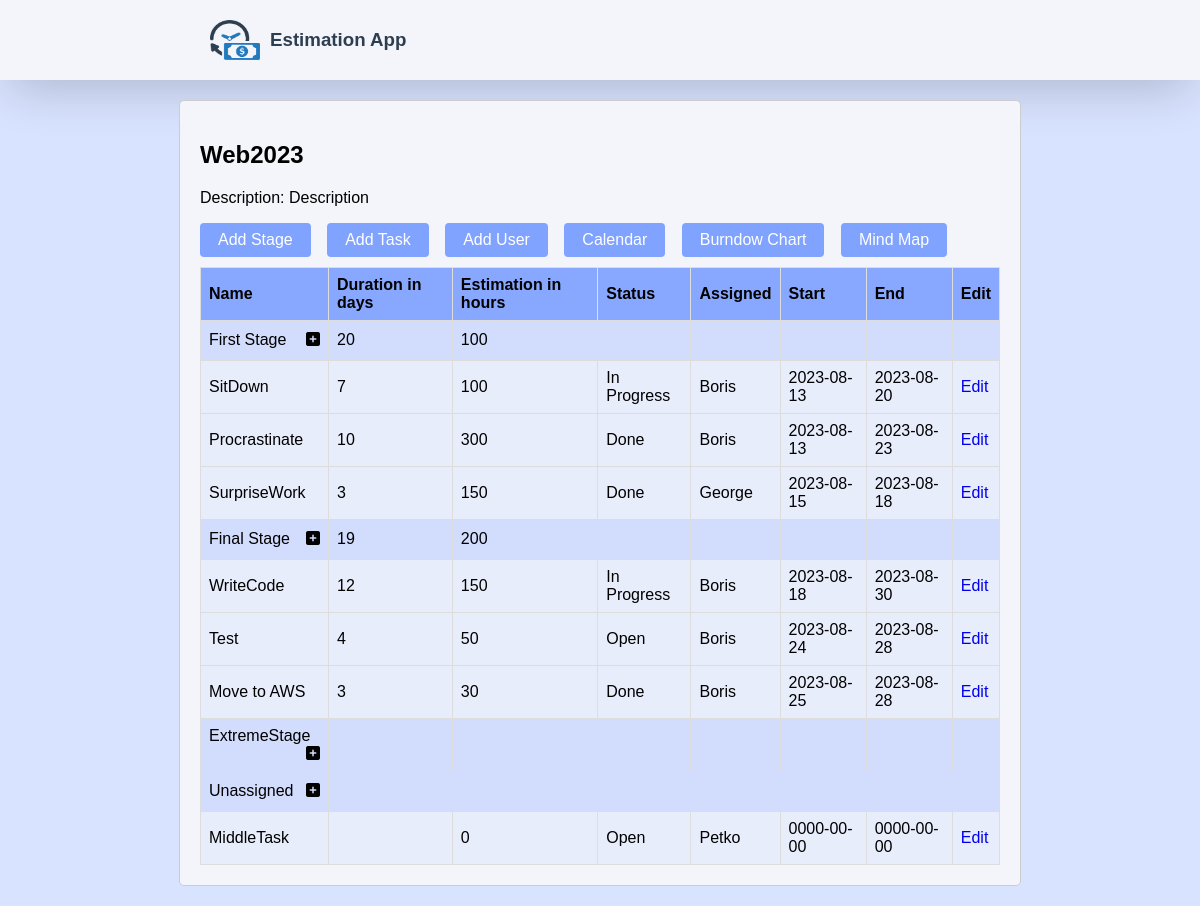
The page /project.php?id=20 on the database its author committed.
### tables this page shows
CREATE TABLE `projects` (
  `id` int(11) NOT NULL,
  `project_name` varchar(50) NOT NULL,
  `project_description` varchar(500) NOT NULL,
  `start_date` date NOT NULL,
  `end_date` date NOT NULL
);

CREATE TABLE `stages` (
  `id` int(11) NOT NULL,
  `project_id` int(11) NOT NULL,
  `stage_name` varchar(50) NOT NULL,
  `description` varchar(500) NOT NULL,
  `start_date` date NOT NULL,
  `end_date` date NOT NULL,
  `duration` varchar(255) NOT NULL,
  `assigned` varchar(255) NOT NULL,
  `status` varchar(100) NOT NULL
);

CREATE TABLE `tasks` (
  `id` int(11) NOT NULL,
  `project_id` int(11) NOT NULL,
  `stage_id` int(11) NOT NULL,
  `task_name` varchar(100) NOT NULL,
  `task_description` varchar(500) NOT NULL,
  `status` varchar(100) NOT NULL,
  `start_date` date NOT NULL,
  `end_date` date NOT NULL,
  `duration` varchar(255) NOT NULL,
  `assigned` varchar(255) NOT NULL,
  `estimation` int(11) NOT NULL
);

CREATE TABLE `users` (
  `id` int(11) NOT NULL,
  `username` varchar(50) NOT NULL,
  `password` varchar(255) NOT NULL
);

### project.php (the view, shortened to what this page needs)
<!DOCTYPE html>
<html lang="en">
<head>
</head>
<body>
    <header>
        <div class="header-content">
            <div class="logo">
                <img src="estimate-icon.png">
                <h3>Estimation App</h3>
            </div>
        </div>
    </header>
    <main>
        <?php
        include('dbconnection.php');
        $projectId = $_GET['id'];
        $sql = "SELECT * FROM projects WHERE id = '$projectId'";
        $result = $connection->query($sql);
        if ($result->num_rows > 0) {
            $project = $result->fetch_assoc();
            echo "<h2>{$project['project_name']}</h2>";
            echo "<p>Description: {$project['project_description']}</p>";
        } else {
            echo "Project not found.";
        }
        ?>
        <a href="addStage.php?project_id=<?php echo $projectId; ?>" class="button">Add Stage</a>
        <a href="addTask.php?project_id=<?php echo $projectId; ?>" class="button">Add Task</a>
        <a href="addUser.php?project_id=<?php echo $projectId; ?>" class="button">Add User</a>
        <a href="calendar.php?project_id=<?php echo $projectId; ?>" class="button">Calendar</a>
        <a href="burndownChart.php?project_id=<?php echo $projectId; ?>" class="button">Burndow Chart</a>
        <a href="mindMap.php?project_id=<?php echo $projectId; ?>" class="button">Mind Map</a>
        <table>
            <tr>
                <th>Name</th>
                <th>Duration in days</th>
                <th>Estimation in hours</th>
                <th>Status</th>
                <th>Assigned</th>
                <th>Start</th>
                <th>End</th>
                <th>Edit</th>
            </tr>
            <?php
            include('dbconnection.php');
            $sql = "SELECT * FROM stages WHERE project_id = '$projectId'";
            $result = $connection->query($sql);
            if ($result->num_rows > 0) {
                while ($stage = $result->fetch_assoc()) {
                    echo "<tr class='toggle-cell'>";
                    echo "<td>{$stage['stage_name']} <span class='plus'><i class='fa-solid fa-square-plus'></i></span></td>";
                    $stageId = $stage['id'];
                    $sql = "SELECT SUM(duration) AS sum_duration FROM tasks WHERE stage_id = '$stageId'";
                    $stageResult = $connection->query($sql);
                    $stageRow = $stageResult->fetch_assoc();
                    $totalDuration = $stageRow['sum_duration'];
                    echo "<td>{$totalDuration}</td>";
                    $stageId = $stage['id'];
                    $sql = "SELECT SUM(estimation) AS sum_estimation FROM tasks WHERE stage_id = '$stageId' AND status IN ('Open', 'In Progress')";
                    $estimationResult = $connection->query($sql);
                    $estimationRow = $estimationResult->fetch_assoc();
                    $totalEstimation = $estimationRow['sum_estimation'];
                    echo "<td>{$totalEstimation}</td>";
                    echo "<td>{$stage['status']}</td>";
                    echo "<td>{$stage['assigned']}</td>";
                    echo "<td></td>";
                    echo "<td></td>";
                    echo "<td></td>";
                    echo "</tr>";
                    $tasksSql = "SELECT * FROM tasks WHERE stage_id = '$stageId'";
                    $tasksResult = $connection->query($tasksSql);
                    while ($task = $tasksResult->fetch_assoc()) {
                        echo "<tr class='task-row'>";
                        echo "<td>{$task['task_name']}</td>";
                        echo "<td>{$task['duration']}</td>";
                        echo "<td>{$task['estimation']}</td>";
                        echo "<td>{$task['status']}</td>";
                        $assignedUserId = $task['assigned'];
                        $usernameSql = "SELECT username FROM users WHERE id = '$assignedUserId'";
                        $usernameResult = $connection->query($usernameSql);
                        if ($usernameResult->num_rows > 0) {
                            $usernameRow = $usernameResult->fetch_assoc();
                            $assignedUsername = $usernameRow['username'];
                            echo "<td>$assignedUsername</td>";
                        } else {
                            echo "<td>Unassigned</td>";
                        }
                        echo "<td>{$task['start_date']}</td>";
                        echo "<td>{$task['end_date']}</td>";
                        echo "<td><a href='editTask.php?task_id={$task['id']}'>Edit</a></td>";
                        echo "</tr>";
                    }
                }
            } else {
                echo "<tr><td colspan='7'>No stages found.</td></tr>";
            }
            ?>
            <tr class="stage-row">
                <td>
                    <span class="stage-toggle unassigned-toggle">Unassigned <span class="plus"><i class="fa-solid fa-square-plus"></i></span>
                </td>
                <td colspan="7"></td>
            </tr>
            <?php
            $unassignedSql = "SELECT * FROM tasks WHERE stage_id = '0' AND project_id = '$projectId'";
            $unassignedResult = $connection->query($unassignedSql);
            if ($unassignedResult->num_rows > 0) {
                while ($unassignedTask = $unassignedResult->fetch_assoc()) {
                    echo "<tr class='task-row unassigned-tasks'>";
                    echo "<td>{$unassignedTask['task_name']}</td>";
                    echo "<td>{$unassignedTask['duration']}</td>";
                    echo "<td>{$unassignedTask['estimation']}</td>";
                    echo "<td>{$unassignedTask['status']}</td>";
                    $assignedUserId = $unassignedTask['assigned'];
                    $usernameSql = "SELECT username FROM users WHERE id = '$assignedUserId'";
                    $usernameResult = $connection->query($usernameSql);
                    if ($usernameResult->num_rows > 0) {
                        $usernameRow = $usernameResult->fetch_assoc();
                        $assignedUsername = $usernameRow['username'];
                        echo "<td>$assignedUsername</td>";
                    } else {
                        echo "<td>Unassigned</td>";
                    }
                    echo "<td>{$unassignedTask['start_date']}</td>";
                    echo "<td>{$unassignedTask['end_date']}</td>";
                    echo "<td><a href='editTask.php?task_id={$unassignedTask['id']}'>Edit</a></td>";
                    echo "</tr>";
                }
            } else {
                echo "<tr class='task-row unassigned-tasks'><td colspan='8'>No unassigned tasks found.</td></tr>";
            }
            ?>
        </table>
    </main>
</body>
</html>

### project.php (style rules this page uses)
body { font-family: Arial, sans-serif; margin: 0; padding: 0; background-color: while; display: flex; flex-direction: column; align-items: center; background-color: rgba(128, 163, 255, 0.3); }
header { width: 100%; box-shadow: rgba(0, 0, 0, 0.2) 0px 18px 50px -10px; background-color:#f4f5fa; }
.logo { display: flex; }
header a, header h3 { color: #2d3e50; }
.header-content { display: flex; align-items: center; color: white; text-align: center; padding: 10px; margin: 0 auto; width: 100%; max-width: 800px; justify-content: space-between; }
img { width: 50px; height: 40px; margin: 10px; }
main { width: 100%; max-width: 800px; margin: 20px auto; padding: 20px; border: 1px solid #ccc; border-radius: 5px; background-color: #f4f5fa; }
table { width: 100%; border-collapse: collapse; }
tr { height: 40px; background-color: rgba(128, 163, 255, 0.3); }
th, td { height: 100%; padding: 8px; text-align: left; vertical-align: middle; border: 1px solid #ddd; }
th { background-color: rgba(128, 163, 255, 0.9); }
.toggle-cell { background-color: rgba(128, 163, 255, 0.3); cursor: pointer; }
.task-row { background-color: rgba(128, 163, 255, 0.1); }
.plus { float: right; }
.button { display: inline-block; padding: 8px 18px; background-color: #80a3ff; color: white; border: none; border-radius: 4px; cursor: pointer; text-decoration: none; margin-right: 12px; margin-bottom: 10px }
a { text-decoration: none; }

### rows shown on the page
projects: project_name "Web2023", project_description "Description"
stages: stage_name "First Stage", totalDuration "20", totalEstimation "100"
tasks: task_name "SitDown", duration "7", estimation "100", status "In Progress", users.username "Boris", start_date "2023-08-13", end_date "2023-08-20"
tasks: task_name "Procrastinate", duration "10", estimation "300", status "Done", users.username "Boris", start_date "2023-08-13", end_date "2023-08-23"
tasks: task_name "SurpriseWork", duration "3", estimation "150", status "Done", users.username "George", start_date "2023-08-15", end_date "2023-08-18"
stages: stage_name "Final Stage", totalDuration "19", totalEstimation "200"
tasks: task_name "WriteCode", duration "12", estimation "150", status "In Progress", users.username "Boris", start_date "2023-08-18", end_date "2023-08-30"
tasks: task_name "Test", duration "4", estimation "50", status "Open", users.username "Boris", start_date "2023-08-24", end_date "2023-08-28"
tasks: task_name "Move to AWS", duration "3", estimation "30", status "Done", users.username "Boris", start_date "2023-08-25", end_date "2023-08-28"
stages: stage_name "ExtremeStage"
tasks: task_name "MiddleTask", estimation "0", status "Open", users.username "Petko", start_date "0000-00-00", end_date "0000-00-00"
